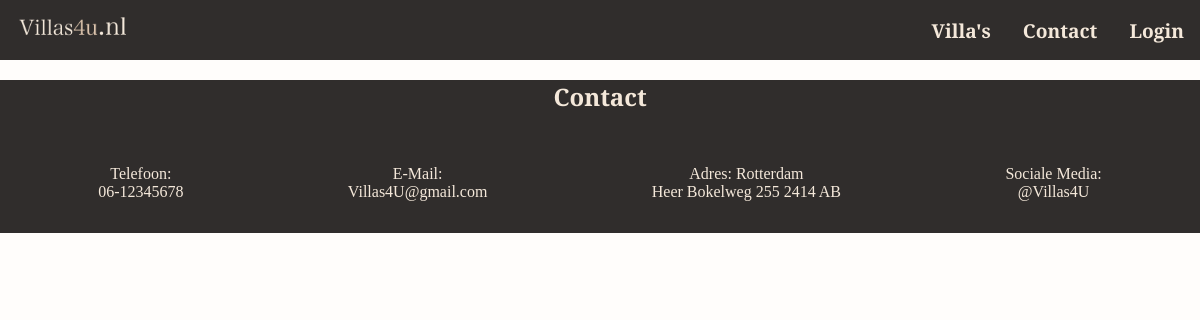
/, run on an earlier commit of the app's database.
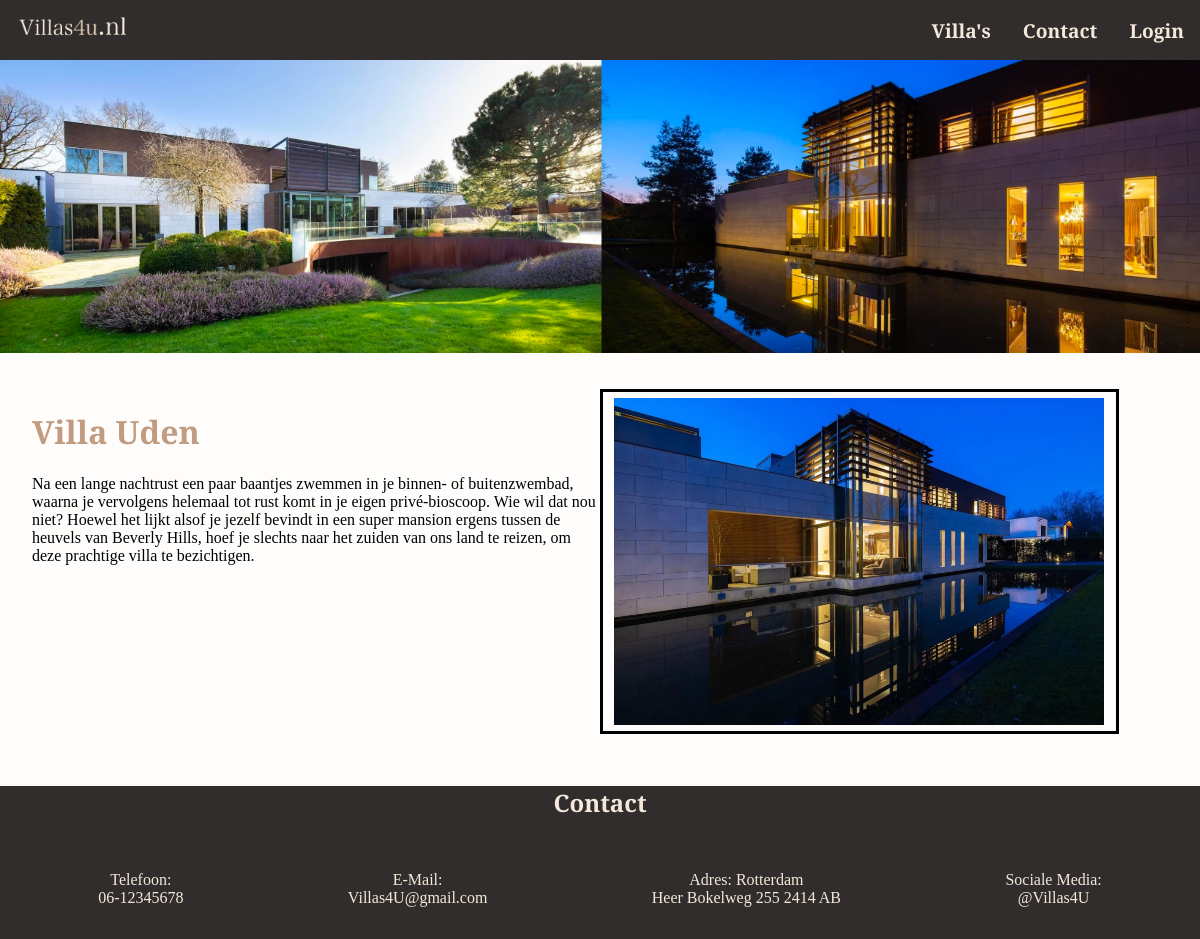
And on a later commit of the database.
### tables this page shows
CREATE TABLE "villas"
(
    id          INTEGER
        constraint table_name_pk
            primary key,
    name        TEXT,
    description TEXT,
    price       REAL,
    thumbnail   TEXT,
    banner      TEXT
, photopath TEXT, "description0" TEXT, "description1" TEXT, "adres" TEXT, "rooms" TEXT, "bathrooms" TEXT, "temp" TEXT, "size" TEXT, "img1" TEXT, "img2" TEXT, "img3" TEXT, "img4" TEXT, "img5" TEXT, "img6" TEXT, "arrow" TEXT);

### utils/authenticate.php (called while the page is built, shortened)
<?php
$authenticated = false;

### utils/loadvillas.php (called while the page is built)
<?php
$db = new SQLite3("villa.sqlite");
$villas = $db->query("SELECT * FROM villas LIMIT 10;");

### index.php (the view, shortened to what this page needs)
<?php
    require("utils/authenticate.php");
    require("utils/loadvillas.php");
?>
<!DOCTYPE html>
<html lang="en">
<head>
    <link href="css/headerfooter.css" rel="stylesheet">
    <link href="css/index.css" rel="stylesheet">
</head>
<body>
    <?php
        require("utils/header.php");
    ?>
    <main>
        <?php while($res = $villas->fetchArray()) { ?>
            <div class="hidden villa">
                <div class="banner">
                    <img src="<?=$res['banner']?>" alt="villa">
                </div>
                <div class="showcase">
                    <div class="description">
                        <h1><?=$res['name']?></h1>
                        <p><?=$res['description']?></p>
                    </div>
                    <div class="photos">
                        <div class="frame">
                            <img src="<?=$res['photopath']?>" alt="villa preview">
                        </div>
                    </div>
                </div>
            </div>
        <?php } ?>
    </main>
    <?php
        require("utils/footer.php")
    ?>
</body>
</html>

### utils/header.php
<?php
    require("authenticate.php");
?>
<header>
    <a href="index.php"><img alt="logo" src="image/lightlogosmall.png"></a>
    <nav>
        <a href="villalist.php"><strong>Villa's</strong></a>
        <a href="contactform.php"><strong>Contact</strong></a>
        <?php if($authenticated) : ?>
            <a title="logout" href="logout.php"><strong><?= $name ?></strong></a>
        <?php else :?>
            <a href="login.php"><strong>Login</strong></a>
        <?php endif;?>
    </nav>
</header>

### utils/footer.php
<footer>
    <h2>Contact</h2>
    <div id="footer-info">
        <p>Telefoon: <br>06-12345678</p>
        <p>E-Mail: <br>Villas4U@gmail.com</p>
        <p>Adres: Rotterdam  <br>Heer Bokelweg 255 2414 AB </p>
        <p>Sociale Media: <br>@Villas4U</p>
    </div>
</footer>

### css/headerfooter.css (style rules this page uses)
body { margin: 0; min-height: 100vh; font-family: 'EB Garamond', serif; background-color: #fffdfb; max-width: 100%; }
header { display: flex; position: sticky; align-items: center; justify-content: space-between; padding: 0 1rem 0 1rem; top: 0; background-color: #302d2c; color: #f4e8da; height: 60px; }
header img { height: 4rem; }
nav { display: flex; gap: 2rem; font-size: 1.2rem; }
nav a { color: #f4e8da; text-decoration: none; }
footer { background-color: #302d2c; text-align: center; }
#footer-info { display: flex; align-items: center; justify-content: space-around; flex-wrap: wrap; padding: 1rem; }
footer h2 { color: #f4e8da; }
#footer-info p { color: #f4e8da; }
.banner img { width: 100%; }

### css/index.css (style rules this page uses)
main { display: grid; grid-template-row: 1fr 1fr; }
.showcase { display: grid; grid-template-columns: 1fr 1fr; padding: 2rem; }
.showcase h1 { color: #c19c81; }
.frame { border: 3px solid black; padding: 0.4rem; display: flex; align-content: center; justify-content: center; max-width: 500px; }
.frame > img { max-width: 98%; }

What changed in the data, as far as the page shows it:
added villas: banner (picture), name "Villa Uden", description "Na een lange nachtrust een paar baantjes zwemmen in je binnen- of buitenzwembad, waarna je vervolgens helemaal tot rust komt in je eigen privé-bioscoop. Wie wil dat nou niet? Hoewel het lijkt alsof je jezelf bevindt in een super mansion ergens tussen de heuvels van Beverly Hills, hoef je slechts naar het zuiden van ons land te reizen, om deze prachtige villa te bezichtigen.", photopath (picture)
